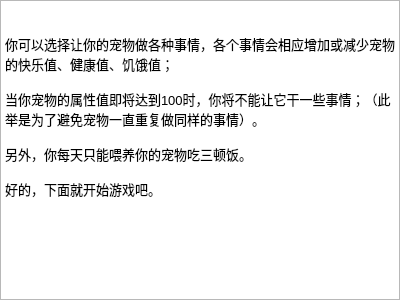
<?xml version="1.0" encoding="UTF-8"?>
<ui version="4.0">
 <class>rule</class>
 <widget class="QDialog" name="rule">
  <property name="geometry">
   <rect>
    <x>0</x>
    <y>0</y>
    <width>400</width>
    <height>300</height>
   </rect>
  </property>
  <property name="windowTitle">
   <string>游戏说明</string>
  </property>
  <widget class="QTextBrowser" name="textBrowser">
   <property name="geometry">
    <rect>
     <x>0</x>
     <y>0</y>
     <width>400</width>
     <height>300</height>
    </rect>
   </property>
   <property name="html">
    <string>&lt;!DOCTYPE HTML PUBLIC &quot;-//W3C//DTD HTML 4.0//EN&quot; &quot;http://www.w3.org/TR/REC-html40/strict.dtd&quot;&gt;
&lt;html&gt;&lt;head&gt;&lt;meta name=&quot;qrichtext&quot; content=&quot;1&quot; /&gt;&lt;style type=&quot;text/css&quot;&gt;
p, li { white-space: pre-wrap; }
&lt;/style&gt;&lt;/head&gt;&lt;body style=&quot; font-family:'SimSun'; font-size:9pt; font-weight:400; font-style:normal;&quot;&gt;
&lt;p style=&quot;-qt-paragraph-type:empty; margin-top:0px; margin-bottom:0px; margin-left:0px; margin-right:0px; -qt-block-indent:0; text-indent:0px;&quot;&gt;&lt;br /&gt;&lt;/p&gt;
&lt;p style=&quot;-qt-paragraph-type:empty; margin-top:0px; margin-bottom:0px; margin-left:0px; margin-right:0px; -qt-block-indent:0; text-indent:0px; font-size:10pt;&quot;&gt;&lt;br /&gt;&lt;/p&gt;
&lt;p style=&quot; margin-top:0px; margin-bottom:0px; margin-left:0px; margin-right:0px; -qt-block-indent:0; text-indent:0px;&quot;&gt;&lt;span style=&quot; font-size:10pt;&quot;&gt;你可以选择让你的宠物做各种事情，各个事情会相应增加或减少宠物的快乐值、健康值、饥饿值；&lt;/span&gt;&lt;/p&gt;
&lt;p style=&quot;-qt-paragraph-type:empty; margin-top:0px; margin-bottom:0px; margin-left:0px; margin-right:0px; -qt-block-indent:0; text-indent:0px; font-size:10pt;&quot;&gt;&lt;br /&gt;&lt;/p&gt;
&lt;p style=&quot; margin-top:0px; margin-bottom:0px; margin-left:0px; margin-right:0px; -qt-block-indent:0; text-indent:0px;&quot;&gt;&lt;span style=&quot; font-size:10pt;&quot;&gt;当你宠物的属性值即将达到100时，你将不能让它干一些事情；（此举是为了避免宠物一直重复做同样的事情）。&lt;/span&gt;&lt;/p&gt;
&lt;p style=&quot;-qt-paragraph-type:empty; margin-top:0px; margin-bottom:0px; margin-left:0px; margin-right:0px; -qt-block-indent:0; text-indent:0px; font-size:10pt;&quot;&gt;&lt;br /&gt;&lt;/p&gt;
&lt;p style=&quot; margin-top:0px; margin-bottom:0px; margin-left:0px; margin-right:0px; -qt-block-indent:0; text-indent:0px;&quot;&gt;&lt;span style=&quot; font-size:10pt;&quot;&gt;另外，你每天只能喂养你的宠物吃三顿饭。&lt;/span&gt;&lt;/p&gt;
&lt;p style=&quot;-qt-paragraph-type:empty; margin-top:0px; margin-bottom:0px; margin-left:0px; margin-right:0px; -qt-block-indent:0; text-indent:0px; font-size:10pt;&quot;&gt;&lt;br /&gt;&lt;/p&gt;
&lt;p style=&quot; margin-top:0px; margin-bottom:0px; margin-left:0px; margin-right:0px; -qt-block-indent:0; text-indent:0px;&quot;&gt;&lt;span style=&quot; font-size:10pt;&quot;&gt;好的，下面就开始游戏吧。&lt;/span&gt;&lt;/p&gt;&lt;/body&gt;&lt;/html&gt;</string>
   </property>
  </widget>
 </widget>
 <resources/>
 <connections/>
</ui>
